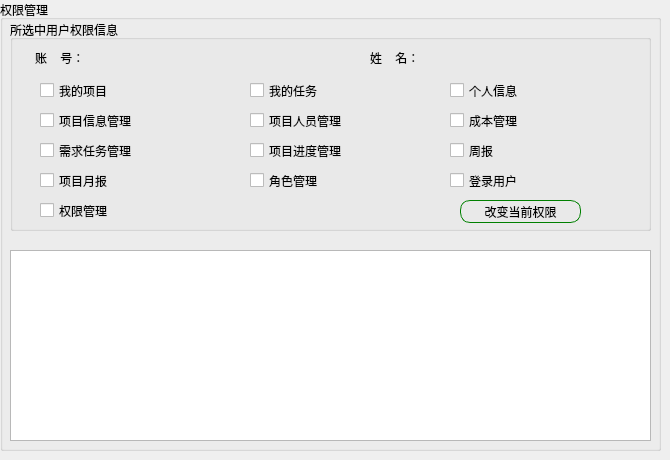
    <widget class="QWidget" name="page_13">
     <widget class="QGroupBox" name="groupBox_16">
      <property name="geometry">
       <rect>
        <x>0</x>
        <y>0</y>
        <width>661</width>
        <height>451</height>
       </rect>
      </property>
      <property name="styleSheet">
       <string notr="true"/>
      </property>
      <property name="title">
       <string>权限管理</string>
      </property>
      <widget class="QTableWidget" name="tablePerm">
       <property name="geometry">
        <rect>
         <x>10</x>
         <y>250</y>
         <width>641</width>
         <height>191</height>
        </rect>
       </property>
      </widget>
      <widget class="QGroupBox" name="groupBox_28">
       <property name="geometry">
        <rect>
         <x>10</x>
         <y>20</y>
         <width>641</width>
         <height>211</height>
        </rect>
       </property>
       <property name="styleSheet">
        <string notr="true">QCheckBox{
font: 75 11pt &quot;黑体&quot;;
}

</string>
       </property>
       <property name="title">
        <string>所选中用户权限信息</string>
       </property>
       <widget class="QLabel" name="MonthlyName_9">
        <property name="geometry">
         <rect>
          <x>63</x>
          <y>19</y>
          <width>81</width>
          <height>20</height>
         </rect>
        </property>
        <property name="text">
         <string/>
        </property>
       </widget>
       <widget class="QLabel" name="MonthlyDate_9">
        <property name="geometry">
         <rect>
          <x>213</x>
          <y>18</y>
          <width>91</width>
          <height>20</height>
         </rect>
        </property>
        <property name="text">
         <string/>
        </property>
       </widget>
       <widget class="QCheckBox" name="myProject">
        <property name="geometry">
         <rect>
          <x>30</x>
          <y>60</y>
          <width>101</width>
          <height>21</height>
         </rect>
        </property>
        <property name="text">
         <string>我的项目</string>
        </property>
       </widget>
       <widget class="QCheckBox" name="myTask">
        <property name="geometry">
         <rect>
          <x>240</x>
          <y>60</y>
          <width>101</width>
          <height>21</height>
         </rect>
        </property>
        <property name="text">
         <string>我的任务</string>
        </property>
       </widget>
       <widget class="QCheckBox" name="setinfo">
        <property name="geometry">
         <rect>
          <x>440</x>
          <y>60</y>
          <width>101</width>
          <height>21</height>
         </rect>
        </property>
        <property name="text">
         <string>个人信息</string>
        </property>
       </widget>
       <widget class="QCheckBox" name="proStaffManage">
        <property name="geometry">
         <rect>
          <x>240</x>
          <y>90</y>
          <width>131</width>
          <height>21</height>
         </rect>
        </property>
        <property name="text">
         <string>项目人员管理</string>
        </property>
       </widget>
       <widget class="QCheckBox" name="CostManage">
        <property name="geometry">
         <rect>
          <x>440</x>
          <y>90</y>
          <width>101</width>
          <height>21</height>
         </rect>
        </property>
        <property name="text">
         <string>成本管理</string>
        </property>
       </widget>
       <widget class="QCheckBox" name="proInfoManage">
        <property name="geometry">
         <rect>
          <x>30</x>
          <y>90</y>
          <width>141</width>
          <height>21</height>
         </rect>
        </property>
        <property name="text">
         <string>项目信息管理</string>
        </property>
       </widget>
       <widget class="QCheckBox" name="WeeklyReports">
        <property name="geometry">
         <rect>
          <x>440</x>
          <y>120</y>
          <width>101</width>
          <height>21</height>
         </rect>
        </property>
        <property name="text">
         <string>周报</string>
        </property>
       </widget>
       <widget class="QCheckBox" name="RequireTaskManage">
        <property name="geometry">
         <rect>
          <x>30</x>
          <y>120</y>
          <width>121</width>
          <height>21</height>
         </rect>
        </property>
        <property name="text">
         <string>需求任务管理</string>
        </property>
       </widget>
       <widget class="QCheckBox" name="PlanManage">
        <property name="geometry">
         <rect>
          <x>240</x>
          <y>120</y>
          <width>121</width>
          <height>21</height>
         </rect>
        </property>
        <property name="text">
         <string>项目进度管理</string>
        </property>
       </widget>
       <widget class="QCheckBox" name="RoleManage">
        <property name="geometry">
         <rect>
          <x>240</x>
          <y>150</y>
          <width>101</width>
          <height>21</height>
         </rect>
        </property>
        <property name="text">
         <string>角色管理</string>
        </property>
       </widget>
       <widget class="QCheckBox" name="LoginUser">
        <property name="geometry">
         <rect>
          <x>440</x>
          <y>150</y>
          <width>101</width>
          <height>21</height>
         </rect>
        </property>
        <property name="text">
         <string>登录用户</string>
        </property>
       </widget>
       <widget class="QCheckBox" name="MonthlyReports">
        <property name="geometry">
         <rect>
          <x>30</x>
          <y>150</y>
          <width>101</width>
          <height>21</height>
         </rect>
        </property>
        <property name="text">
         <string>项目月报</string>
        </property>
       </widget>
       <widget class="QCheckBox" name="PermManage">
        <property name="geometry">
         <rect>
          <x>30</x>
          <y>180</y>
          <width>101</width>
          <height>21</height>
         </rect>
        </property>
        <property name="text">
         <string>权限管理</string>
        </property>
       </widget>
       <widget class="QPushButton" name="BtnChangePerm">
        <property name="geometry">
         <rect>
          <x>450</x>
          <y>180</y>
          <width>121</width>
          <height>23</height>
         </rect>
        </property>
        <property name="styleSheet">
         <string notr="true">border: 1px solid green;
border-radius:10px;
</string>
        </property>
        <property name="text">
         <string>改变当前权限</string>
        </property>
       </widget>
       <widget class="QLabel" name="perminfo">
        <property name="geometry">
         <rect>
          <x>320</x>
          <y>180</y>
          <width>121</width>
          <height>21</height>
         </rect>
        </property>
        <property name="styleSheet">
         <string notr="true">color:rgb(255,0,0);
font: 75 10pt &quot;黑体&quot;;</string>
        </property>
        <property name="text">
         <string/>
        </property>
       </widget>
      </widget>
     </widget>
     <widget class="QLabel" name="infoName_7">
      <property name="geometry">
       <rect>
        <x>455</x>
        <y>50</y>
        <width>161</width>
        <height>16</height>
       </rect>
      </property>
      <property name="styleSheet">
       <string notr="true">font: 75 11pt &quot;黑体&quot;;
text-decoration: underline;</string>
      </property>
      <property name="text">
       <string/>
      </property>
     </widget>
     <widget class="QLabel" name="label_307">
      <property name="geometry">
       <rect>
        <x>35</x>
        <y>50</y>
        <width>71</width>
        <height>16</height>
       </rect>
      </property>
      <property name="styleSheet">
       <string notr="true">font: 75 11pt &quot;黑体&quot;;</string>
      </property>
      <property name="text">
       <string>账    号：</string>
      </property>
     </widget>
     <widget class="QLabel" name="infoAccount_7">
      <property name="geometry">
       <rect>
        <x>120</x>
        <y>50</y>
        <width>161</width>
        <height>16</height>
       </rect>
      </property>
      <property name="styleSheet">
       <string notr="true">font: 75 11pt &quot;黑体&quot;;
text-decoration: underline;</string>
      </property>
      <property name="text">
       <string/>
      </property>
     </widget>
     <widget class="QLabel" name="label_308">
      <property name="geometry">
       <rect>
        <x>370</x>
        <y>50</y>
        <width>71</width>
        <height>16</height>
       </rect>
      </property>
      <property name="styleSheet">
       <string notr="true">font: 75 11pt &quot;黑体&quot;;</string>
      </property>
      <property name="text">
       <string>姓    名：</string>
      </property>
     </widget>
    </widget>
